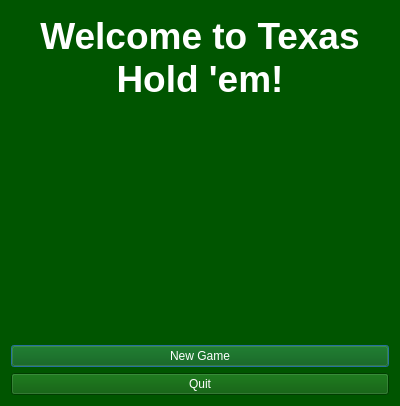
<?xml version="1.0" encoding="UTF-8"?>
<ui version="4.0">
 <class>MainMenu</class>
 <widget class="QDialog" name="MainMenu">
  <property name="geometry">
   <rect>
    <x>0</x>
    <y>0</y>
    <width>400</width>
    <height>406</height>
   </rect>
  </property>
  <property name="windowTitle">
   <string>Welcome!</string>
  </property>
  <property name="styleSheet">
   <string notr="true">background-color: rgb(0, 85, 0);</string>
  </property>
  <layout class="QVBoxLayout" name="verticalLayout_2">
   <item>
    <layout class="QVBoxLayout" name="verticalLayout">
     <item>
      <widget class="QTextEdit" name="teTitle">
       <property name="styleSheet">
        <string notr="true">background-image: url(:/images/images/PokerTable.jpg);</string>
       </property>
       <property name="frameShape">
        <enum>QFrame::NoFrame</enum>
       </property>
       <property name="lineWidth">
        <number>0</number>
       </property>
       <property name="readOnly">
        <bool>true</bool>
       </property>
       <property name="html">
        <string>&lt;!DOCTYPE HTML PUBLIC &quot;-//W3C//DTD HTML 4.0//EN&quot; &quot;http://www.w3.org/TR/REC-html40/strict.dtd&quot;&gt;
&lt;html&gt;&lt;head&gt;&lt;meta name=&quot;qrichtext&quot; content=&quot;1&quot; /&gt;&lt;style type=&quot;text/css&quot;&gt;
p, li { white-space: pre-wrap; }
&lt;/style&gt;&lt;/head&gt;&lt;body style=&quot; font-family:'MS Shell Dlg 2'; font-size:8.25pt; font-weight:400; font-style:normal;&quot;&gt;
&lt;p align=&quot;center&quot; style=&quot; margin-top:0px; margin-bottom:0px; margin-left:0px; margin-right:0px; -qt-block-indent:0; text-indent:0px;&quot;&gt;&lt;span style=&quot; font-size:28pt; font-weight:600; color:#ffffff;&quot;&gt;Welcome to Texas Hold 'em!&lt;/span&gt;&lt;/p&gt;&lt;/body&gt;&lt;/html&gt;</string>
       </property>
      </widget>
     </item>
     <item>
      <widget class="QPushButton" name="pbNewGame">
       <property name="styleSheet">
        <string notr="true">font: 75 12pt &quot;Copperplate Gothic Bold&quot;;
background-color: rgb(0, 85, 0);
color: rgb(255, 255, 255);
</string>
       </property>
       <property name="text">
        <string>New Game</string>
       </property>
      </widget>
     </item>
     <item>
      <widget class="QPushButton" name="pbQuit">
       <property name="styleSheet">
        <string notr="true">font: 75 12pt &quot;Copperplate Gothic Bold&quot;;
background-color: rgb(0, 85, 0);
color: rgb(255, 255, 255);
</string>
       </property>
       <property name="text">
        <string>Quit</string>
       </property>
      </widget>
     </item>
    </layout>
   </item>
  </layout>
 </widget>
 <tabstops>
  <tabstop>pbNewGame</tabstop>
  <tabstop>pbQuit</tabstop>
  <tabstop>teTitle</tabstop>
 </tabstops>
 <resources/>
 <connections/>
</ui>
